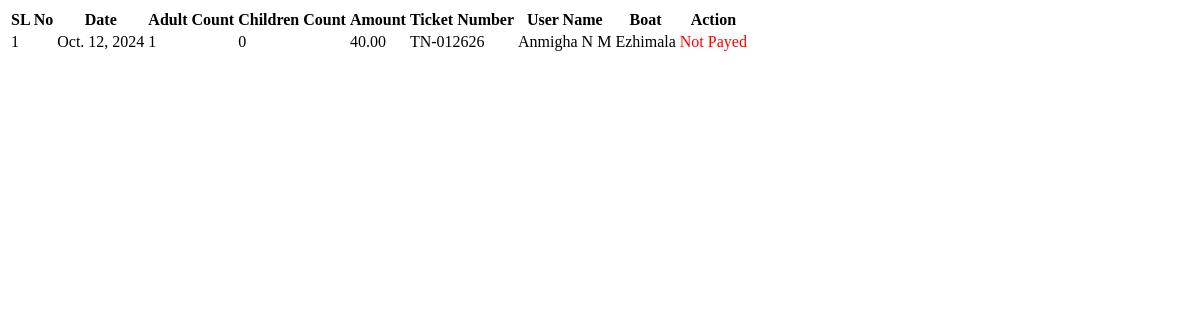
/StationMaster/ajaxreport/, run on an earlier commit of the app's database.
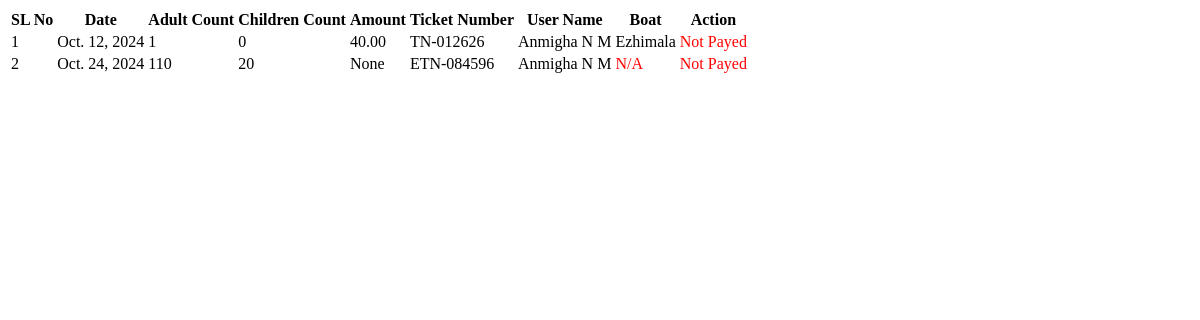
And on a later commit of the database.
### User/models.py (models this page shows, shortened)
class tbl_ticketbooking(models.Model):
    date = models.DateField()
    ticket_number = models.CharField(max_length=20, unique=True, blank=True, null=True)
    adults_count = models.CharField(max_length=20)
    childrens_count = models.CharField(max_length=20)
    book_amount = models.DecimalField(max_digits=10, decimal_places=2)  # Use DecimalField for monetary values
    service = models.ForeignKey(tbl_services, on_delete=models.CASCADE, default=1)
    user = models.ForeignKey(settings.AUTH_USER_MODEL, on_delete=models.CASCADE)
    payment = models.IntegerField(default=0)  # False for pending, True for completed
    payment_id = models.CharField(max_length=100, blank=True, null=True)  # Store payment ID if available
    refund_amount = models.DecimalField(max_digits=10, decimal_places=2, null=True, blank=True)

class tbl_eventbooking(models.Model):
    event_date = models.DateField()
    event_startpoint = models.ForeignKey(tbl_place, on_delete=models.CASCADE, related_name='event_startpoints')
    event_endpoint = models.ForeignKey(tbl_place, on_delete=models.CASCADE, related_name='event_endpoints')
    event_starttime = models.TimeField(default=time(0, 0))  # Default to 00:00:00
    duration = models.DurationField(null=True, blank=True)  # Store duration as a time period
    event_number = models.CharField(max_length=20, unique=True, blank=True, null=True)
    adult_count = models.CharField(max_length=20)
    children_count = models.CharField(max_length=20)
    boat_deck = models.CharField(max_length=50,default='1')
    event_type = models.ForeignKey(tbl_eventtype, on_delete=models.CASCADE)
    user = models.ForeignKey(settings.AUTH_USER_MODEL, on_delete=models.CASCADE)
    assign = models.ForeignKey(tbl_boat, on_delete=models.CASCADE, null=True)
    status = models.IntegerField(default=0)
    payment_id = models.CharField(max_length=100, blank=True, null=True)  # Store payment ID if available
    refund_amount = models.DecimalField(max_digits=10, decimal_places=2, null=True, blank=True)

### Guest/models.py (models this page shows, shortened)
class CustomDetails(AbstractUser):
    ROLE_CHOICES = [
        ('admin', 'Admin'),
        ('stationmaster', 'Station Master'),
        ('user', 'User'),
    ]
    role = models.CharField(max_length=20, choices=ROLE_CHOICES, default='user')

### StationMaster/models.py (models this page shows)
class tbl_services(models.Model):
    assignboat_boat = models.ForeignKey(tbl_boat, on_delete=models.CASCADE, default=1)  # Assuming 1 is a valid tbl_boat ID
    services_startpoint = models.ForeignKey(tbl_place, on_delete=models.CASCADE, related_name='services_startpoints')
    services_endpoint = models.ForeignKey(tbl_place, on_delete=models.CASCADE, related_name='services_endpoints')
    assignboat_starttime = models.TimeField(default=time(0, 0))  # Default to 00:00:00
    duration = models.DurationField(null=True, blank=True)  # Store duration as a time period
    rate = models.FloatField(default=0.0)
    status = models.IntegerField(default=1)

### WebAdmin/models.py (models this page shows)
class tbl_boat(models.Model):
    STATUS_CHOICES = [
        (1, 'Active'),
        (0, 'Inactive'),
    ]
    boat_name = models.CharField(max_length=20)
    boat_service = models.CharField(max_length=50,default='1')
    boat_deck = models.CharField(max_length=50,default='Single Deck')
    boat_capacity = models.IntegerField()
    boat_entrydate = models.DateField()
    status = models.IntegerField(choices=STATUS_CHOICES, default=1)

### StationMaster/views.py (the view, shortened to what this page needs)
# urls.py: path('ajaxreport/',views.ajaxreport,name="AjaxReport"),
def ajaxreport(request):
    fdate = request.GET.get("fdate", "")
    tdate = request.GET.get("tdate", "")
    status = request.GET.get("status", "")
    ticket_type = request.GET.get("ticketType", "")
    booking = tbl_ticketbooking.objects.none()
    eventbooking = tbl_eventbooking.objects.none()
    combined_list = []
    counter = 1
    if ticket_type == "1":  # Public Transport Boat Services (ticket booking)
        booking = tbl_ticketbooking.objects.all()
        if fdate:
            booking = booking.filter(date__gte=fdate)
        if tdate:
            booking = booking.filter(date__lte=tdate)
        if status:
            booking = booking.filter(payment=status)
    else:  # Show both ticket and event bookings (All)
        booking = tbl_ticketbooking.objects.all()
        eventbooking = tbl_eventbooking.objects.all()
        if fdate:
            booking = booking.filter(date__gte=fdate)
            eventbooking = eventbooking.filter(event_date__gte=fdate)
        if tdate:
            booking = booking.filter(date__lte=tdate)
            eventbooking = eventbooking.filter(event_date__lte=tdate)
        if status:
            booking = booking.filter(payment=status)
            eventbooking = eventbooking.filter(status=status)
    for item in booking:
        combined_list.append({
            'type': 'booking',
            'data': item,
            'counter': counter
        })
        counter += 1
    for item in eventbooking:
        combined_list.append({
            'type': 'eventbooking',
            'data': item,
            'counter': counter
        })
        counter += 1
    return render(request, "StationMaster/AjaxReport.html", {"combined_list": combined_list})

### StationMaster/Templates/StationMaster/AjaxReport.html
<div class="container">
    <div id="result" class="result-table">
        <table class="table">
            <tr>
                <th>SL No</th>
                <th>Date</th>
                <th>Adult Count</th>
                <th>Children Count</th>
                <th>Amount</th>
                <th>Ticket Number</th>
                <th>User Name</th>
                <th>Boat</th>
                <th>Action</th>
            </tr>
            {% for item in combined_list %}
            <tr>
                <td>{{ item.counter }}</td>
                {% if item.type == 'booking' %}
                <td>{{ item.data.date }}</td>
                <td>{{ item.data.adults_count }}</td>
                <td>{{ item.data.childrens_count }}</td>
                <td>{{ item.data.book_amount }}</td>
                <td>{{ item.data.ticket_number }}</td>
                <td>{{ item.data.user.first_name }} {{ item.data.user.last_name }}</td>
                <td>
                    {% if item.data.service %}
                    {{ item.data.service.assignboat_boat.boat_name }}
                    {% else %}
                    <span style="color: red;">N/A</span>
                    {% endif %}
                </td>
                <td>
                    {% if item.data.payment == 0 %}
                    <span style="color: red;">Not Payed</span>
                    {% elif item.data.payment == 1 %}
                    <span style="color: green;">Payed</span>
                    {% elif item.data.payment == 2 %}
                    <span style="color: green;">Canceled & Not Refunded</span>
                    {% elif item.data.payment == 3 %}
                    <span style="color: red;">Canceled</span>
                    {% elif item.data.payment == 4 %}
                    <span style="color: red;">Refunded</span>
                    {% else %}
                    Error
                    {% endif %}
                </td>
                {% elif item.type == 'eventbooking' %}
                <td>{{ item.data.event_date }}</td>
                <td>{{ item.data.adult_count }}</td>
                <td>{{ item.data.children_count }}</td>
                <td>{{ item.data.refund_amount }}</td>
                <td>{{ item.data.event_number }}</td>
                <td>{{ item.data.user.first_name }} {{ item.data.user.last_name }}</td>
                <td>
                    {% if item.data.assign %}
                    {{ item.data.assign.boat_name }}
                    {% else %}
                    <span style="color: red;">N/A</span>
                    {% endif %}
                </td>
                <td>
                    {% if item.data.status == 0 %}
                    <span style="color: red;">Not Payed</span>
                    {% elif item.data.status == 1 %}
                    <span style="color: green;">Payed</span>
                    {% elif item.data.status == 2 %}
                    <span style="color: green;">Canceled & Not Refunded</span>
                    {% elif item.data.status == 3 %}
                    <span style="color: red;">Cancelled</span>
                    {% elif item.data.status == 4 %}
                    <span style="color: red;">Refunded</span>
                    {% else %}
                    Error
                    {% endif %}
                </td>
                {% endif %}
            </tr>
            {% endfor %}
        </table>
    </div>
</div>

What changed in the data, as far as the page shows it:
added tbl_eventbooking: counter "2", data.event_date "Oct. 24, 2024", data.adult_count "110", data.children_count "20", data.refund_amount "None", data.event_number "ETN-084596", data.user.first_name "Anmigha", data.user.last_name "N M", shows "N/A", status "Not Payed"
